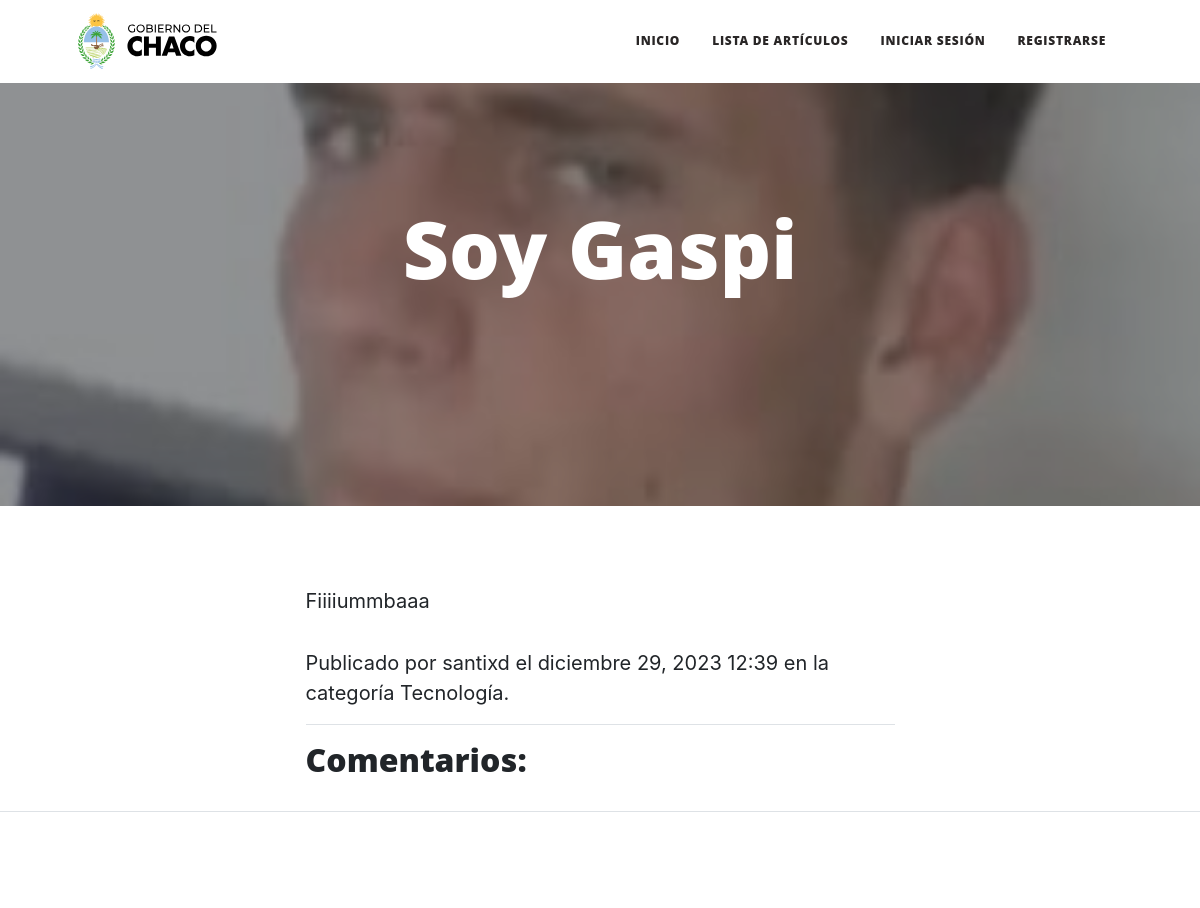
Page /articulos/detalle/2/ on the earlier database version.
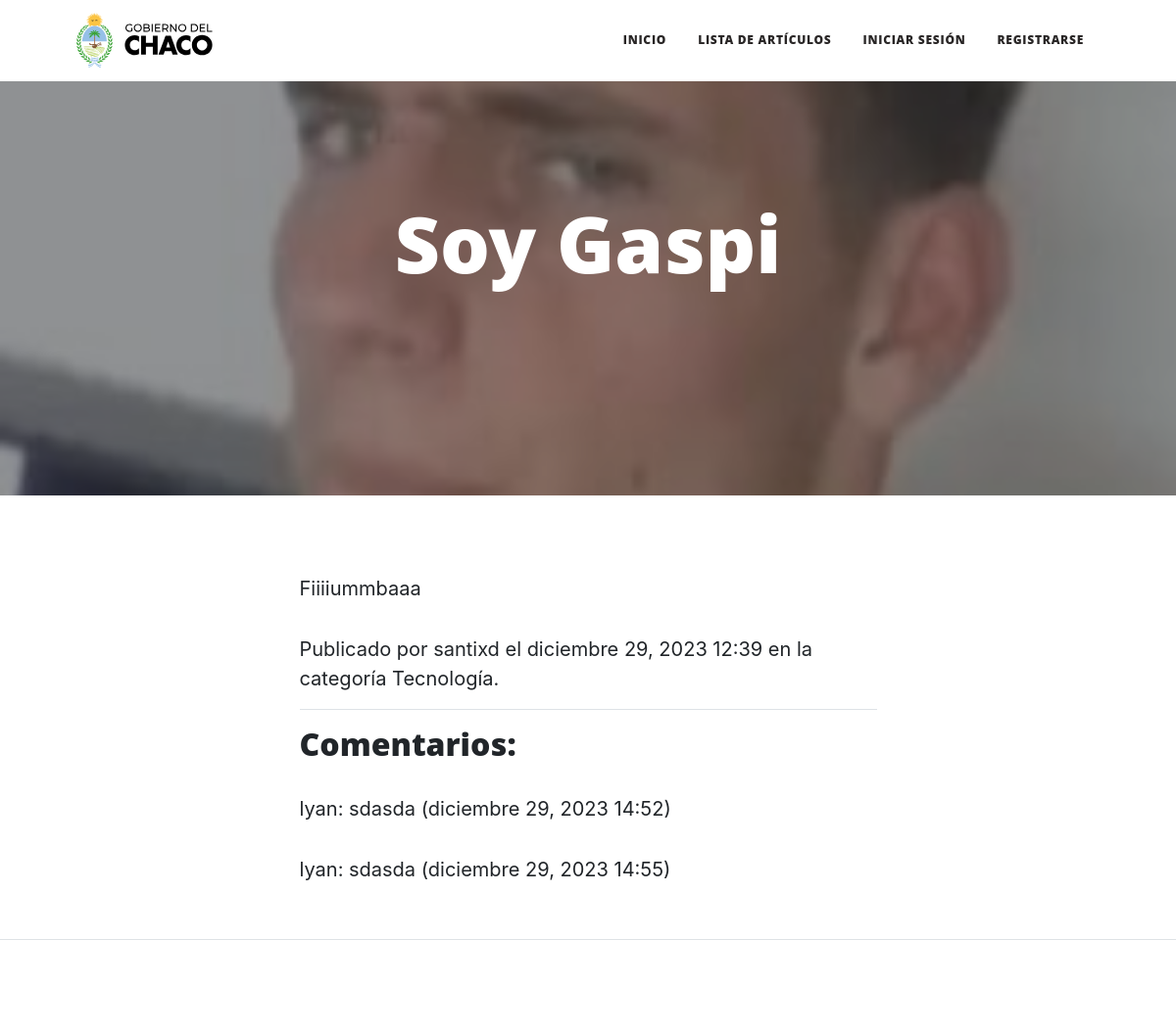
Same page on the later database version.
### apps/articulos/models.py (models this page shows, shortened)
class Comment(models.Model):
    articulo = models.ForeignKey('Articulo', on_delete=models.CASCADE)
    author = models.ForeignKey(User, on_delete=models.CASCADE)
    text = models.TextField()
    created_date = models.DateTimeField(default=timezone.now)

### apps/articulos/views.py (the view)
# urls.py: path('detalle/<int:pk>/', views.detalle_articulo, name='detalle_articulo'),
def detalle_articulo(request, pk):
    articulo = get_object_or_404(Articulo, pk=pk)
    comentarios = Comment.objects.filter(articulo=articulo)
    if request.method == 'POST':
        form = CommentForm(request.POST)
        if form.is_valid():
            comentario = form.save(commit=False)
            comentario.articulo = articulo
            comentario.author = request.user
            comentario.save()
    else:
        form = CommentForm()
    return render(request, 'articulos/detalle_articulo.html', {'articulo': articulo, 'comentarios': comentarios, 'form': form})

### templates/articulos/detalle_articulo.html (shortened to what this page needs)
{% extends 'post.html' %}
{% load static %}
{% block contenido %}
{% if articulo.imagen and articulo.imagen.url %}
<header class="masthead" style="background-image: url('{{ articulo.imagen.url }}')">
    <div class="container position-relative px-4 px-lg-5">
        <div class="row gx-4 gx-lg-5 justify-content-center">
            <div class="col-md-10 col-lg-8 col-xl-7">
                <div class="page-heading">
                    <h1>{{ articulo.titulo }}</h1>
                </div>
            </div>
        </div>
    </div>
</header>
{% endif %}
<main class="mb-4">
    <div class="container px-4 px-lg-5">
        <div class="row gx-4 gx-lg-5 justify-content-center">
            <div class="col-md-10 col-lg-8 col-xl-7">
                <p>{{ articulo.contenido }}</p>
                <span class="subheading">
                    Publicado por {{ articulo.autor.username }} el {{ articulo.fecha_creacion|date:"F j, Y H:i" }} en la
                    categoría {{ articulo.get_categoria_display }}.
                </span>
                <hr />
                <h2>Comentarios:</h2>
                {% for comentario in comentarios %}
                <p>
                    {{ comentario.author.username }}: {{ comentario.text }}
                    ({{ comentario.created_date|date:"F j, Y H:i" }})
                </p>
                {% endfor %}
            </div>
        </div>
    </div>
</main>
<footer class="border-top">
</footer>
{% endblock contenido %}

Differences in the rows shown:
added Comment: author.username "lyan", text "sdasda", created_date "diciembre 29, 2023 14:52"
added Comment: author.username "lyan", text "sdasda", created_date "diciembre 29, 2023 14:55"
